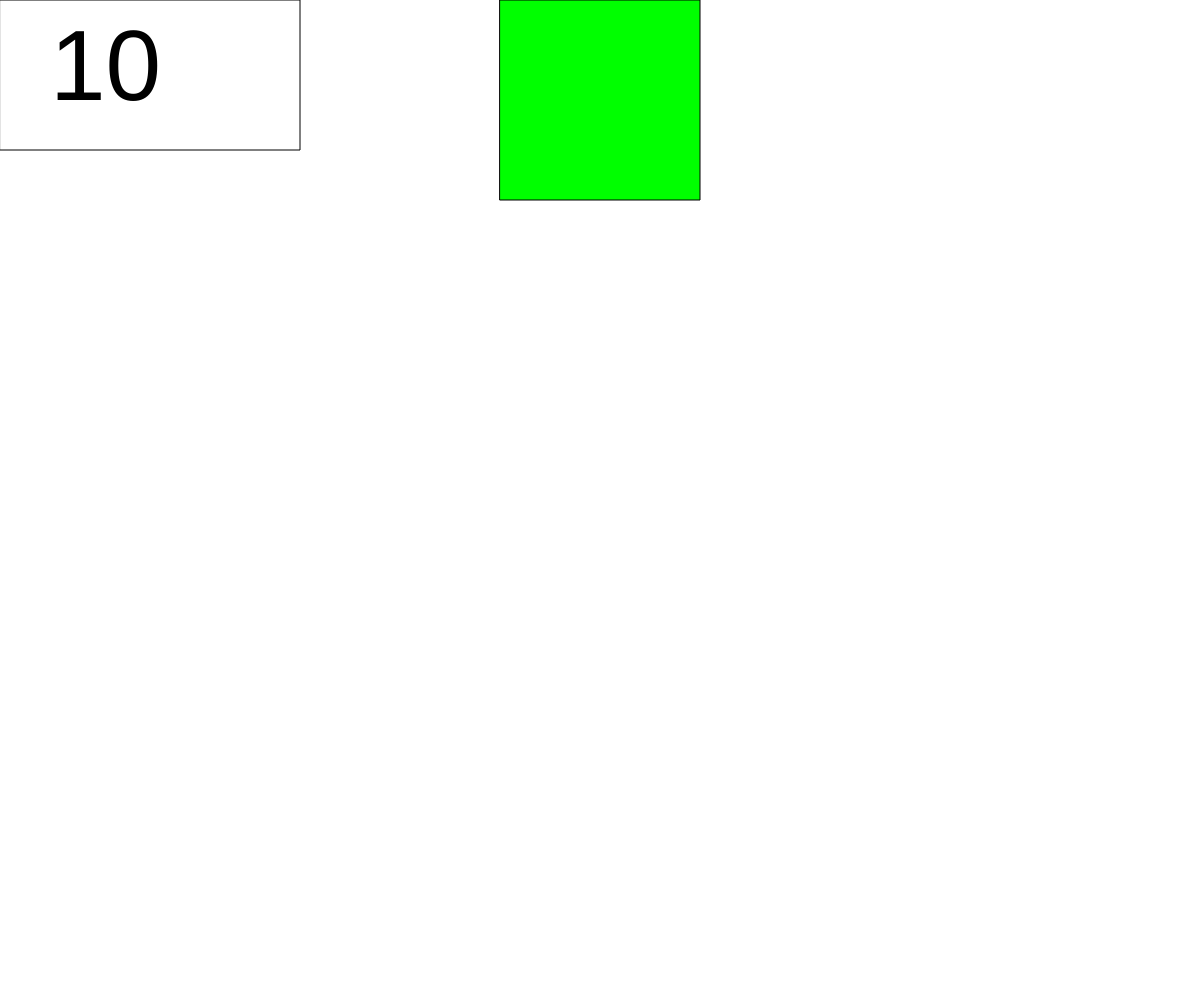
Frame 1 (no input)
Frame 60 (no input): identical to frame 1, image omitted
Frame 120 (the mouse pressed at the canvas centre since frame 60): identical to frame 1, image omitted

The p5.js sketch that drew this single still picture (run headless with seeded random() and noise() and a simulated clock; from frame 60 on, the mouse is pressed at the canvas centre):

// p5.js sketch
// ── sketch.js
let x;
let y;
let w;
let p=10;

function setup(){
	createCanvas(windowWidth,windowHeight);
	background(250);
		// let z = new player(windowWidth/2,windowHeight/2);
		// players.push(z);
		// console.log(players);
}

function draw(){
background(255);
let x=windowWidth/2-100;
let y=0;
let w=200;
let p = 10;
	fill(0,255,0);
		rect(x,y,w,w);
		if(mouseX>=x && mouseX<=x+w && mouseY>=y && mouseY<=y+w){
			print('I work')
			fill(255,0,0);
				rect(x,y,w,w);
			p = p-1
		}
	// loosePoints();
	// for (let i = 0; i < players.length; i++) {
	// 	players[i].drawPlayer();
  //   players[i].movePlayer();
	// 	players[i].diePlayer();
  // }
fill(255)
rect(0,0,300,150)
textSize(100);
fill(0);
text(p,50,100);
}


// class player {
// 	constructor(x,y,w){ //every ball needs an x value and a y value
// 		this.x = x;
//   	this.y = y;
// 		this.w = w;
// 	}
//
// 	drawPlayer(){  // draw a ball on the screen at x,y
// 		stroke(0);
// 		strokeWeight(1);
//     fill(0,0,255);
// 		ellipse(this.x,this.y,this.w,this.w);
// 		if (this.w >= 50 && keyIsDown(189)){
// 			this.w = .95*this.w;
// 		}
// 	}
//
// 	// movePlayer(){
// 	// 	if (keyIsDown(RIGHT_ARROW)) {
// 	// 		this.x = this.x +10;
// 	// 	}
//  //
// 	// 	if (keyIsDown(LEFT_ARROW)) {
// 	// 		this.x = this.x -10;
// 	// 	}
//  //
// 	// 	if(keyIsDown(UP_ARROW)){
// 	// 		this.y = this.y -10;
// 	// 	}
//  //
// 	// 	if(keyIsDown(DOWN_ARROW)){
// 	// 		this.y = this.y +10;
// 	// 	}
//  //  }
//  // diePlayer(){ //this is not working. I want it to create a white screen that says "you loose" when the player comes into contact with a line, right now it is not reacting at all.
// 	//  if(b <= this.x+this.w && b>=this.x && this.y+this.w >= 0 && this.y+this.w <= d){
// 	// 	 noStroke();
// 	// 	 fill(255);
// 	// 	 		rect(0,0,windowWidth,windowHeight);
// 	// 	push();
// 	// 		scale(5.0);
// 	// 		fill(0);
// 	// 			text('YOU LOOSE!',windowWidth/2,windowHeight/2);//the screen goes white, but teh text does not appear
// 	// 	pop();
// 	// 	}
// 	// }
// }

// function loosePoints(){
// 	let p = 10;
// 	if(mouseX>=x && mouseX<=x+w && mouseY>=y && mouseY<=y+w){
// 		print('I work')
// 		fill(255,0,0);
// 			rect(x,y,w,w);
// 		p = p-1
// 	}
// }
